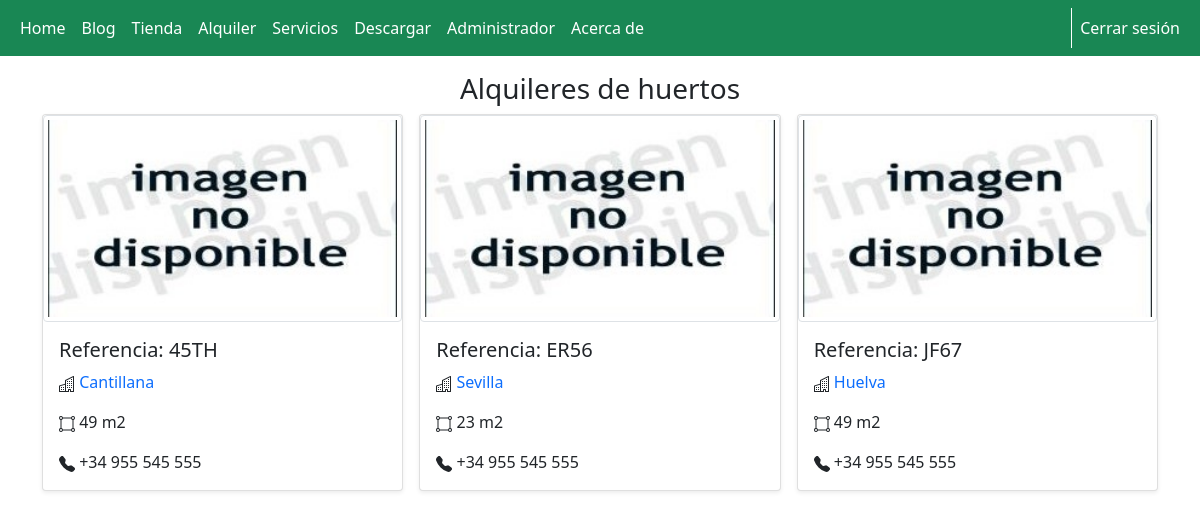
The app's page /alquiler.php (signed in), older data.
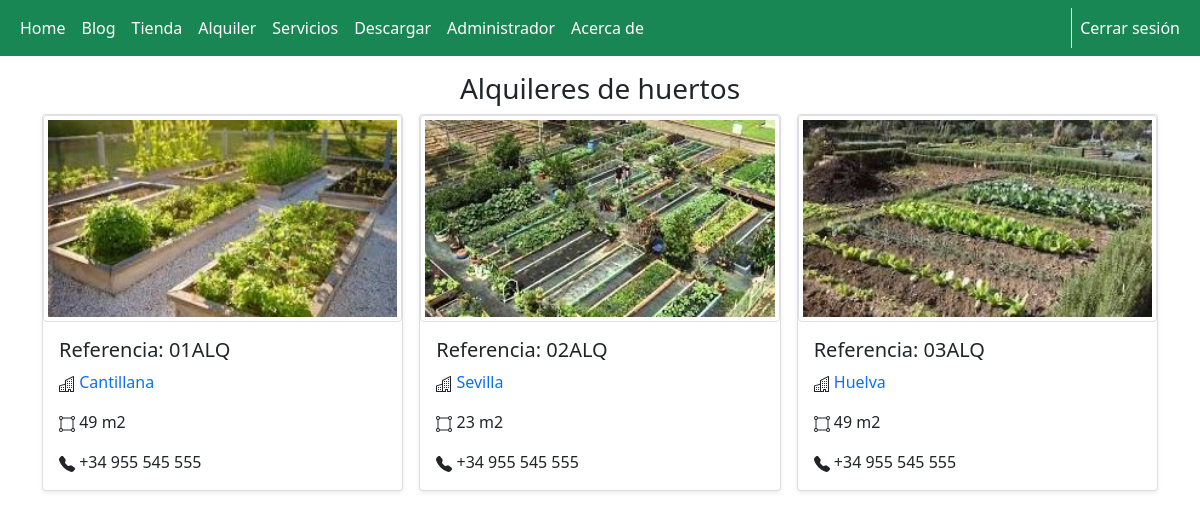
The same page, newer data.
### tables this page shows
CREATE TABLE `alquileres` (
  `id` int(11) NOT NULL,
  `referencia` varchar(25) NOT NULL,
  `localidad` varchar(50) NOT NULL,
  `metros` int(10) NOT NULL,
  `imagen` varchar(50) NOT NULL,
  `telefono` varchar(9) NOT NULL,
  `activa` int(1) NOT NULL
);

### config/conexion.php (called while the page is built, shortened)
<?php
Class Conexion extends Database {
    public function __construct() {
        $this->datos = "mysql:host=127.0.0.1;dbname=$this->dbname";
    }
    public function conexion() {
        try {
            $conn = new PDO($this->datos, $this->username, $this->password);
        } catch (PDOException $pe) {
            die("No se ha podido conectar con $this->dbname :" . $pe->getMessage());
        }
        return $conn;
    }
}

### config/funcionesAlquileres.php (called while the page is built, shortened)
<?php
require_once(__DIR__.'\conexion.php');
class FuncionesAlquileres{
    private $conexion;
    public function  __construct(){
        $bd = new Conexion;
        $this->conexion = $bd->conexion();
    }
    public function consultarAlquiler(){
        $sql = "SELECT * FROM `alquileres` WHERE `activa` = 1 ORDER BY referencia;";
        $query = $this->conexion -> prepare($sql);
        $query -> execute();
        $results = $query -> fetchAll(PDO::FETCH_OBJ);
        return $results;
    }
}

### alquiler.php (the view, shortened to what this page needs)
<?php
include('template/header.php');
if (isset($_SESSION['usuario']) && ($_SESSION['rol'] == '2' || $_SESSION['rol'] == '1')) {
    include 'config/funcionesAlquileres.php';
    $datos = new FuncionesAlquileres;
    $alquileres = $datos->consultarAlquiler();
?>
    <h3 class="text-center pt-3">Alquileres de huertos</h3>
    <div class="container">
        <div class="row row-cols-1 row-cols-sm-2 row-cols-md-3 g-3">
            <?php foreach ($alquileres as $alquiler) { ?>
                <div class="col">
                    <div class="card shadow-sm">
                        <?php
                        $imagen = "img/alquileres/" . $alquiler->imagen;
                        if (!file_exists($imagen)) {
                            $imagen = "img/noDisponible.jpg";
                        }
                        ?>
                        <img class="img-thumbnail img-fluid" src="<?php echo $imagen; ?>">
                        <div class="card-body">
                            <h5 class="card-title">Referencia: <?php echo strtoupper($alquiler->referencia); ?></h5>
                            <p class="card-text"> <a href="https://www.google.es/maps/place/<?php echo $alquiler->localidad; ?>" target="_blank" style="text-decoration:none"><?php echo $alquiler->localidad; ?></a></p>
                            <p class="card-text"></img> <?php echo $alquiler->metros; ?> m2</p>
                            <p class="card-text"> +34 955 545 555</p>
                        </div>
                    </div>
                </div>
            <?php } ?>
        </div>
    </div>
<?php
}
?>

Row changes from the older to the newer data that the page shows:
changed alquileres "Cantillana": imagen: picture added in place of a placeholder; referencia "45TH" → "01ALQ"
changed alquileres "Sevilla": imagen: picture added in place of a placeholder; referencia "ER56" → "02ALQ"
changed alquileres "Huelva": imagen: picture added in place of a placeholder; referencia "JF67" → "03ALQ"
